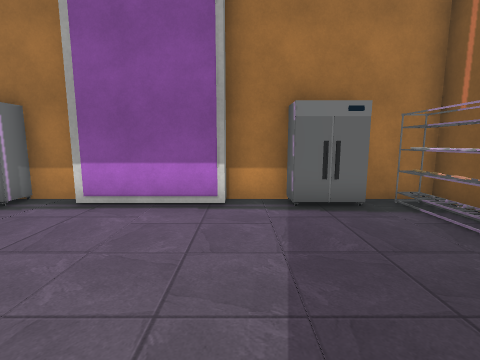
View 1 (above)

18 first-person views from a walk through a scene from a Unity 3-D project. The camera is 1.4 m above the floor, tilts 8° down and sees 85° across. The floor is counted in squares, 1 m on a side. Each view is taken from the middle of a square. On the plan, view 1 faces up. The plan holds only what a view shows up to about 13 squares ahead; the rest is blank. The place goes on beyond the plan. The player is left out. Door leaves are left out, so doorways stand open. Some surface patterns are stand-ins.

View 2
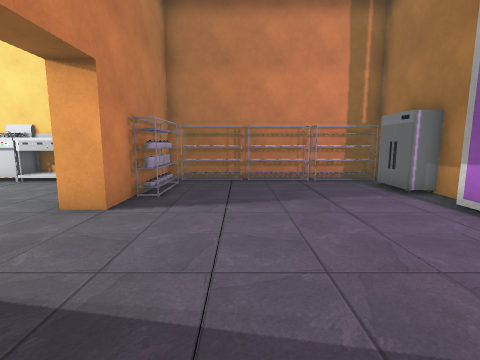

View 3
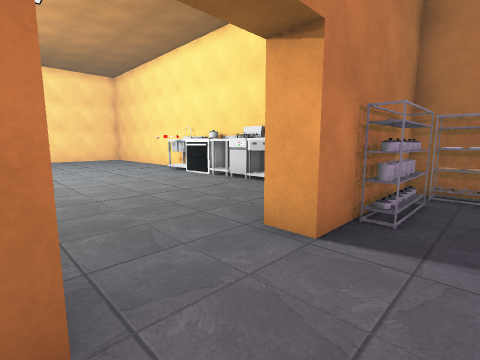

View 4
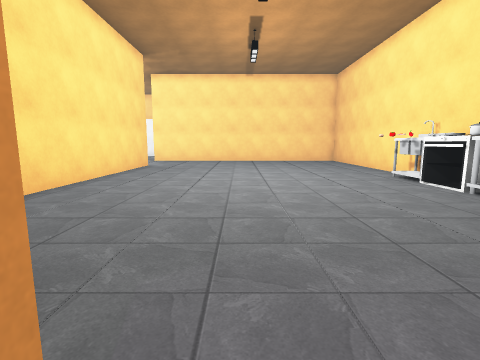

View 5
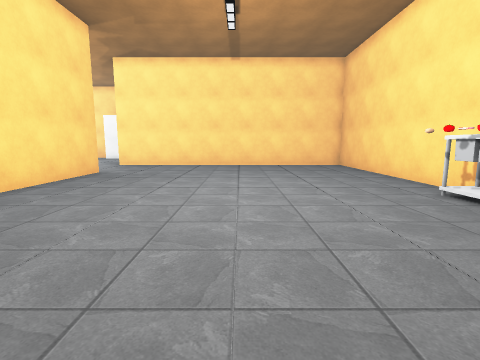

View 6
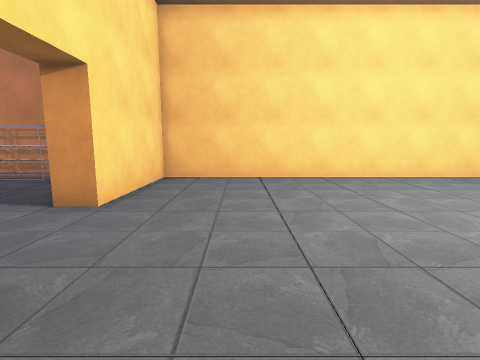

View 7
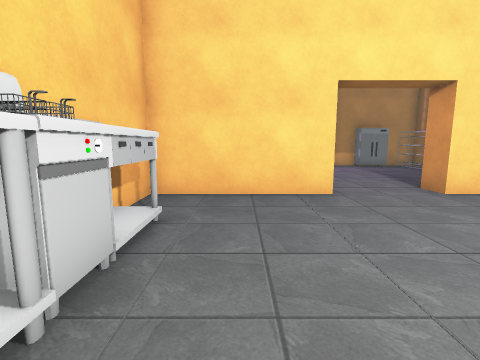

View 8
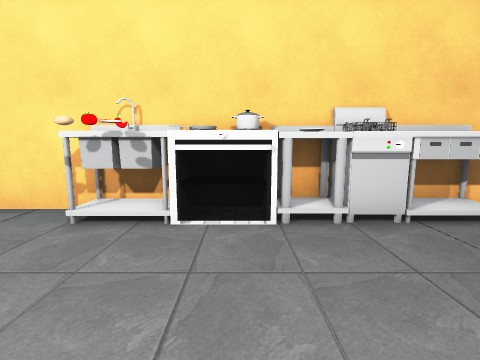

View 9
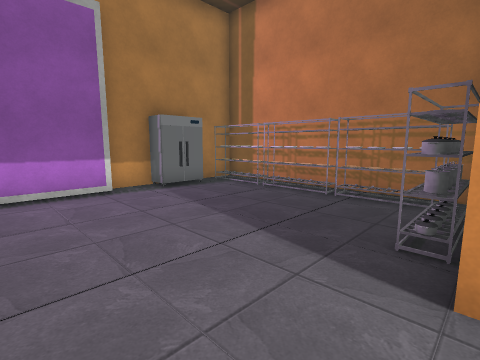

View 10
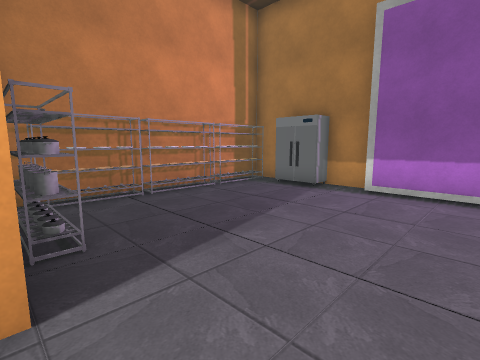

View 11
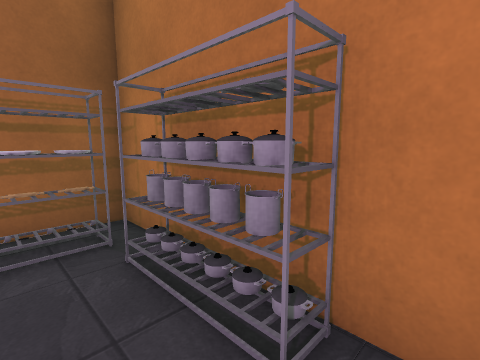

View 12
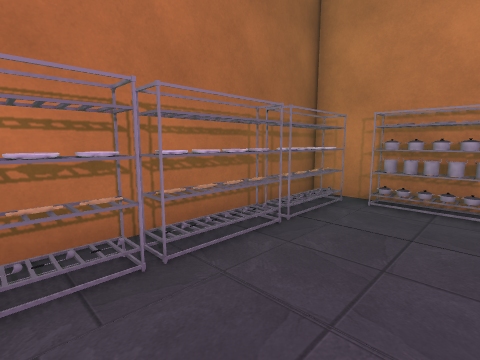

View 13
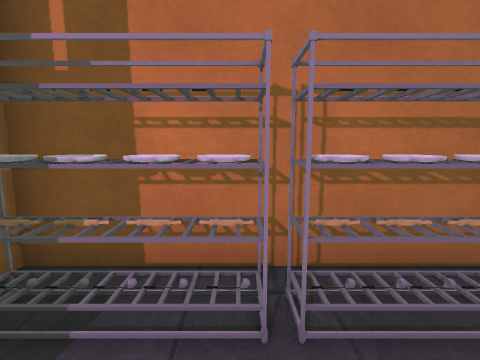

View 14
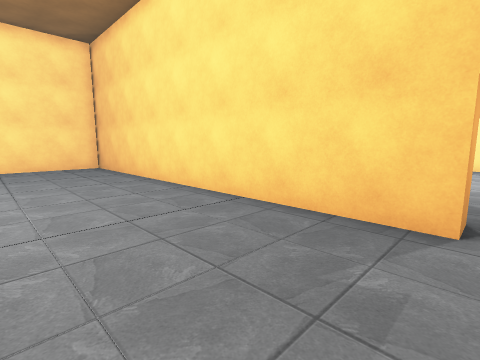

View 15
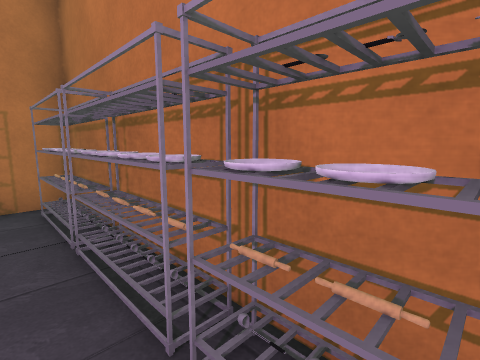

View 16
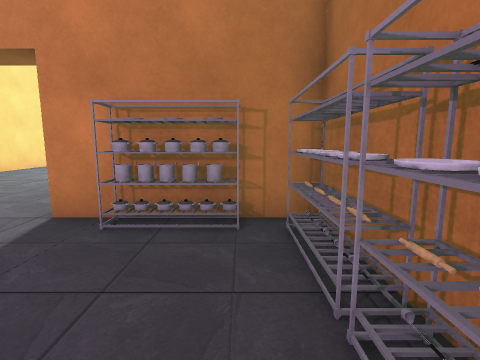

View 17
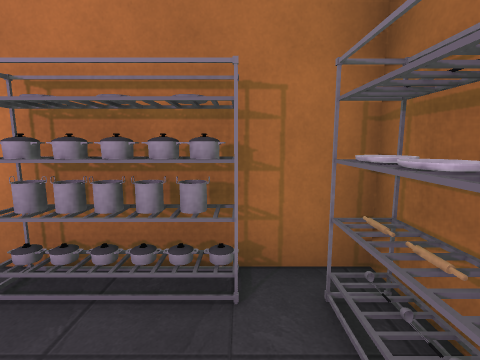

View 18
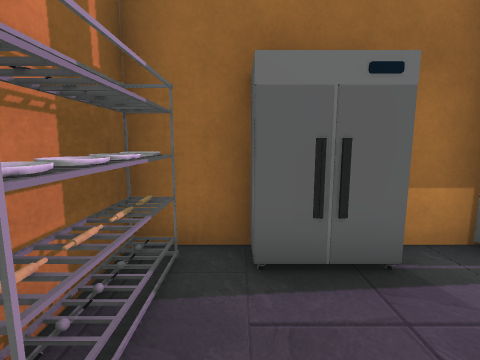

### Floor plan
Points are (right, up) in squares from view 1. A wall is a line through its corners. A room is listed if a view was taken in it or the views show most of it. See-through windows are left out.
Room 1 (views 1, 2, 3, 4, 5, 6, 7, 8, 9, 10, 11, 12, 13, 14, 15, 16, 17, 18)
walls: (-4.6, -1.8) (-3.4, -1.8) (-3.4, -2.8) (-8.5, -2.8) (-8.5, -9.2); (3.4, -1.8) (4.8, -1.8) (4.8, 6.5) (3.1, 6.5); (-8.5, -11.5) (-8.5, -19.1); (4.8, -18.7) (4.8, -2.8) (-0.3, -2.8) (-0.3, -1.8) (0.5, -1.8); (-3.6, 6.5) (-5.2, 6.5); (1.2, 6.5) (-0.3, 6.5) (-0.3, 5.8) (-3.8, 5.8); (-6.8, 6.5) (-8.5, 6.5) (-8.5, -1.8) (-7.4, -1.8)
ways out: opening at (5.5, -19)
objects: other object (-8, -13) to (-7, -11); other object (-8, -10) to (-7, -10); other object (-8, -9); other object (-8, -8); other object (-8, -7) to (-8, -5); other object (-8, -1); other object (-8, 0); other object (-8, 1); other object (-8, 2); other object (-8, 3); other object (-8, 4); other object (-8, 5); other object (-8, 6); other object (-7, -2); other object (-7, -1); other object (-7, 6) to (-5, 6); other object (-6, -12); other object (-6, -2); other object (-6, -1); other object (-5, -2); other object (-5, -1); other object (1, -2); other object (1, -1); other object (1, 6) to (3, 6); other object (2, -2); other object (2, -1); other object (3, -2); other object (3, -1); other object (4, -1); other object (4, 0); other object (4, 1); other object (4, 2); other object (4, 3); other object (4, 4); other object (4, 5); other object (4, 6)

Positions as (right, up) in squares from view 1, and headings:
1: (0, 0), facing up
2: (2, 1), facing left
3: (0, 0), facing down-left
4: (-1, -2), facing down
5: (-2, -6), facing down
6: (-6, -6), facing right
7: (-6, -10), facing up
8: (-3, -10), facing left
9: (-3, -2), facing up-right
10: (-1, -2), facing up-left
11: (0, 0), facing down-right
12: (1, 5), facing down-right
13: (2, 4), facing right
14: (0, -19), facing up-right
15: (-7, 5), facing down-left
16: (-7, 3), facing down
17: (-7, 1), facing down
18: (-7, 3), facing up
